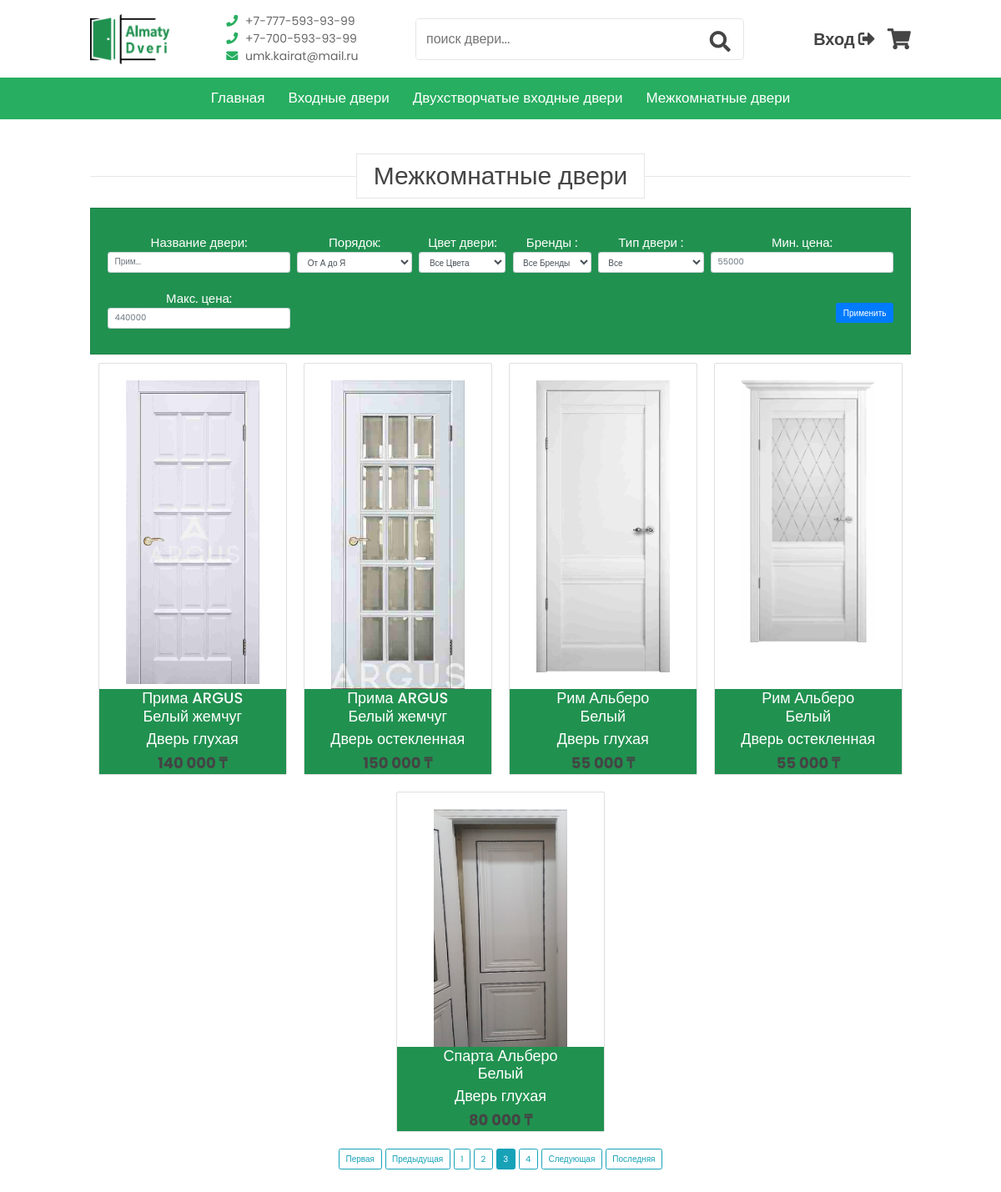
The app's page /category/Mezhkomnatnie-dveri?page=3 with its own data.
### shop/models.py (models this page shows, shortened)
class Category(models.Model):
    name = models.CharField(max_length=200, db_index=True)
    slug = models.SlugField(max_length=200, unique=True)
    class Meta:
        ordering = ('name',)
        verbose_name = 'Категория'
        verbose_name_plural = 'Категории'
    def __str__(self):
        return self.name

class Variants(models.Model):
    title = models.CharField(max_length=100, blank=True, null=True, verbose_name="Название")
    product = models.ForeignKey(Product, on_delete=models.CASCADE, verbose_name="Продукт")
    color = models.ForeignKey(Color, on_delete=models.CASCADE, blank=True, null=True, verbose_name="Цвет")
    type = models.ForeignKey(DoorType, on_delete=models.CASCADE, blank=True, null=True, verbose_name="Тип")
    image = models.ImageField(blank=True, verbose_name="Фото", upload_to="images/", null=True)
    quantity = models.IntegerField(default=1, verbose_name="Количество")
    size = models.ManyToManyField(Sizes, verbose_name="Размеры")
    price = models.FloatField(default=0, verbose_name="Цена")
    sale_price = models.FloatField(default=0, verbose_name="Цена по Скидке", null=True, blank=True)
    class Meta:
        verbose_name = 'Вариант'
        verbose_name_plural = 'Варианты'

class Product(models.Model):
    STATUS = (
        ('True', 'True'),
        ('False', 'False'),
    )
    DEFAULT_SPECIFICATION = '''
    <table class="table">
	<tbody>
		<tr>
			<td>
			<h5>Модель</h5>
			</td>
			<td>
			<h5>&nbsp;Лео</h5>
			</td>
		</tr>
		<tr>
			<td>
			<p>Высота полотен</p>
			</td>
			<td>
			<h5>2000мм</h5>
			</td>
		</tr>
		<tr>
			<td>
			<p>Ширина</p>
			</td>
			<td>
			<h5>600,700,800,900 мм</h5>
			</td>
		</tr>
	</tbody>
</table>
'''
    KEYWORDS = '''Межкомнатные двери, двери, дверь, комнантые двери'''
    category = models.ForeignKey(Category, on_delete=models.CASCADE,
                                 verbose_name="Категория")  # many to one relationship
    title = models.CharField(max_length=150, verbose_name="Название")
    image = models.ImageField(upload_to='images/', null=False, verbose_name="Главное Фото двери")
    keywords = models.CharField(max_length=255, null=True, blank=True, default=KEYWORDS, verbose_name="Ключевые слова")
    brand = models.ForeignKey(Brand, verbose_name="Бренд", on_delete=models.CASCADE, blank=True, null=True)
    country = models.ForeignKey(Country, on_delete=models.CASCADE, null=True, blank=True)
    services = models.ForeignKey(Service, on_delete=models.CASCADE, null=True, blank=True)
    description = RichTextField(blank=True, null=True, verbose_name="Описание")
    amount = models.IntegerField(default=0, verbose_name="Количесво")
    specification = RichTextField(blank=True, null=True, verbose_name="Спецификация", default=DEFAULT_SPECIFICATION)
    slug = models.SlugField(null=False, unique=True, verbose_name="Наименование Ссылки")
    status = models.CharField(max_length=10, choices=STATUS, verbose_name="Статус")
    created_at = models.DateTimeField(auto_now_add=True, )
    updated_at = models.DateTimeField(auto_now=True)
    class Meta:
        verbose_name = 'Дверь'
        verbose_name_plural = 'Двери'

class Brand(models.Model):
    name = models.CharField(max_length=100, blank=True, null=True)
    logo = models.ImageField(upload_to="images/brands/", blank=True, null=True)
    class Meta:
        verbose_name = 'Бренд'
        verbose_name_plural = 'Бренды'
    def __str__(self):
        return self.name

class Color(models.Model):
    name = models.CharField(max_length=20)
    image = models.ImageField(upload_to="images/colors/")
    class Meta:
        verbose_name = 'Цвет'
        verbose_name_plural = 'Цвета'

class DoorType(models.Model):
    type = models.CharField(max_length=50)
    class Meta:
        verbose_name = 'Тип двери'
        verbose_name_plural = 'Типы двери'
    def __str__(self):
        return self.type

### shop/views.py (the view)
# urls.py: path('category/<slug:slug>', CategoryProductsView.as_view(), name='category'),
class CategoryProductsView(ListView):
    model = Product
    template_name = 'category_products.html'
    def get_context_data(self, *args, **kwargs):
        context = super().get_context_data(**kwargs)
        search_products = Product.objects.filter(status='True')
        variants = Variants.objects.filter(product__category__slug=self.kwargs['slug']).order_by('title')
        if ('Mezhkomnatnie-dveri' == str(self.kwargs['slug'])):
            variant_filter = VariantsFilter(self.request.GET, queryset=variants)
            context['filter'] = variant_filter
            paginated_filtered_products = Paginator(variant_filter.qs, 5)
            page_number = self.request.GET.get('page')
            product_page_obj = paginated_filtered_products.get_page(page_number)
        else:
            ironvars_filter = IronVariantsFilter(self.request.GET, queryset=variants)
            context['filter'] = ironvars_filter
            paginated_filtered_products = Paginator(ironvars_filter.qs, 5)
            page_number = self.request.GET.get('page')
            product_page_obj = paginated_filtered_products.get_page(page_number)
        category_name = variants.first().product.category
        categories = Category.objects.all()
        context['products'] = search_products
        context['category_name'] = category_name
        context['product_page_obj'] = product_page_obj
        context['categories'] = categories
        return context

### shop/templatetags/custom_tags.py (called while the page is built)
@register.filter(name="get_first_word")
def get_first_word(string):
    first_word = string.split(" ")[0]
    return first_word

@register.simple_tag
def relative_url(value, field_name, urlencode=None):
    url = '?{}={}'.format(field_name, value)
    if urlencode:
        querystring = urlencode.split('&')
        filtered_querystring = filter(lambda p: p.split('=')[0] != field_name, querystring)
        encoded_querystring = '&'.join(filtered_querystring)
        url = '{}&{}'.format(url, encoded_querystring)
    return url

### shop/templates/category_products.html (shortened to what this page needs)
{% extends 'base.html' %}
{% load humanize %}
{% load static %}
{% load custom_tags %}
{% block content %}
    {% include 'header.html' %}
    <link rel="stylesheet" href="{% static 'shop/css/category_style.css' %}">
    <link rel="stylesheet" href="{% static 'shop/vendors/bootstrap/bootstrap.min.css' %}">
    <section class="arrivals" id="arrivals">
        <h1 class="heading"><span>{{ category_name }}</span></h1>
        <div class="main">
            <form method="get" class="form-inline sorting-form">
                {{ filter.form.as_p }}
                <button type="submit" class="btn btn-primary">Применить</button>
            </form>
            <div class="card_wrapper">
                {% for product in product_page_obj %}
                    <a class="card" href="{% url 'product_detail' product.product.slug %}">
                        <div class="card_img">
                            <img src="{{ product.image.url }}">
                        </div>
                        <div class="card_content">
                            <h3>{{ product.product.title }} {{ product.product.brand }} <br> {{ product.color.name }}
                            </h3>
                            <h3>{{ product.type }}</h3>
                            <div class="content_inline">
                                <span class="sale_price">{{ product.sale_price|floatformat:"0"|intcomma:' ' }}</span>
                            </div>
                        </div>
                    </a>
                {% endfor %}
            </div>
            <div>
                {% if product_page_obj.has_previous %}
                    <a class="btn btn-outline-info mb-4"
                       href="{% relative_url 1 'page' request.GET.urlencode %}">Первая</a>
                    <a class="btn btn-outline-info mb-4"
                       href="{% relative_url product_page_obj.previous_page_number 'page' request.GET.urlencode %}">Предыдущая</a>
                {% endif %}
                {% for num in product_page_obj.paginator.page_range %}
                    {% if product_page_obj.number == num %}
                        <a class="btn btn-info mb-4"
                           href="{% relative_url num 'page' request.GET.urlencode %}">{{ num }}</a>
                    {% elif num > product_page_obj.number|add:"-3" and num < product_page_obj.number|add:"3" %}
                        <a class="btn btn-outline-info mb-4"
                           href="{% relative_url num 'page' request.GET.urlencode %}">{{ num }}</a>
                    {% endif %}
                {% endfor %}
                {% if product_page_obj.has_next %}
                    <a class="btn btn-outline-info mb-4"
                       href="{% relative_url product_page_obj.next_page_number 'page' request.GET.urlencode %}">Следующая</a>
                    <a class="btn btn-outline-info mb-4"
                       href="{% relative_url product_page_obj.paginator.num_pages 'page' request.GET.urlencode %}">Последняя</a>
                {% endif %}
            </div>
        </div>
    </section>
{% endblock %}

### shop/templates/header.html (shortened to what this page needs)
{% load custom_tags %}
{% load static %}
<header class="header">
    <div class="header-1">
        <a href="{% url 'home' %}" class="logo"> <img src="{% static '/shop/image/almaty-doors_logo_green.png' %}"
                                                      alt="logo" height="60px"> </a>
        <div class="box-container">
            <div class="box">
                <a href="tel:+77775939399"> <i class="fas fa-phone"></i> +7-777-593-93-99 </a>
                <a href="tel:+77005939399"> <i class="fas fa-phone"></i> +7-700-593-93-99 </a>
                <a href="mailto:umk.kairat@mail.ru"> <i class="fas fa-envelope"></i> umk.kairat@mail.ru </a>
            </div>
        </div>
        <div class="search-form">
            <input type="text" name="search" placeholder="поиск двери..." id="search-box" list="door_list">
            <label for="search-box" class="fas fa-search" id="search-btn-icon"></label>
        </div>
        <div class="icons" style="display: flex; align-items: center">
            {% if user.is_authenticated %}
                <h1 style="font-size: 20px; font-family: 'Poppins', sans-serif; font-weight: bold; margin: 0; padding: 0;">{{ user.first_name }} {{ user.last_name|first }}.</h1>
                <a href="{% url 'liked_products' user.pk %}" class="fas fa-heart"></a>
                <a href="{% url 'logout' %}" class="fas fa-sign-out-alt" title="Выйти"></a>
            {% else %}
                <a href="{% url 'login' %}" id="login-btn" title="Вход / Регистрация"
                   style="font-family: 'Poppins', sans-serif; font-weight: bold; font-size: 2rem;">Вход <i
                        class="fas fa-sign-out-alt"></i></a>
            {% endif %}
            <a href="{% url 'my_questions' user.id %}" class="fas fa-shopping-cart"></a>
        </div>
    </div>
    <div class="header-2">
        <nav class="navbar_nb">
            <a href="{% url 'home' %}">Главная</a>
            {% for obj in categories %}
                <a href="{% url 'category' obj.slug %}">{{ obj.name }}</a>
            {% endfor %}
        </nav>
    </div>
</header>

### static/shop/css/style.css (style rules this page uses)
:root { --green_main: #27ae60; --dark-color: #219150; --black: #444; --light-color: #666; --border: .1rem solid rgba(0, 0, 0, .1); --border-hover: .1rem solid var(--black); --box-shadow: 0 .5rem 1rem rgba(0, 0, 0, .1); }
* { font-family: 'Poppins', sans-serif; margin: 0; padding: 0; box-sizing: border-box; outline: none; border: none; text-decoration: none; transition: all .2s linear; }
html { font-size: 62.5%; overflow-x: hidden; scroll-padding-top: 5rem; scroll-behavior: smooth; }
section { padding: 5rem 9%; }
.heading { text-align: center; margin-bottom: 2rem; position: relative; }
.heading::before { content: ''; position: absolute; top: 50%; left: 0; transform: translateY(-50%); width: 100%; height: .01rem; background: rgba(0, 0, 0, .1); z-index: -1; }
.heading span { font-size: 3rem; padding: .5rem 2rem; color: var(--black); background: #fff; border: var(--border); }
.btn { margin-top: 1rem; display: inline-block; padding: .9rem 3rem; border-radius: .5rem; color: #fff; background: var(--green_main); font-size: 1.7rem; cursor: pointer; font-weight: 500; }
.header .header-1 { background: #fff; padding: 1.5rem 9%; display: flex; align-items: center; justify-content: space-between; }
.header .header-1 .logo { font-size: 2.5rem; font-weight: bolder; color: var(--black); }
.header .header-1 .search-form { max-width: 50rem; width: 40%; height: 5rem; border: var(--border); overflow: hidden; background: #fff; display: flex; align-items: center; border-radius: .5rem; }
.header .header-1 .search-form input { font-size: 1.6rem; padding: 0 1.2rem; height: 100%; width: 100%; text-transform: none; color: var(--black); }
.header .header-1 .search-form label { font-size: 2.5rem; padding-right: 1.5rem; color: var(--black); cursor: pointer; }
.header .header-1 .icons div, .header .header-1 .icons a { font-size: 2.5rem; margin-left: 1.5rem; color: var(--black); cursor: pointer; }
.header .header-2 { background: var(--green_main); }
.header .header-2 .navbar_nb { text-align: center; }
.header .header-2 .navbar_nb a { color: #fff; display: inline-block; padding: 1.2rem; font-size: 1.7rem; }
.login-form-container form span, label { display: block; font-size: 1.5rem; padding-top: 1rem; }

### static/shop/css/category_style.css (style rules this page uses)
.main { margin: 0 auto; align-items: center; display: flex; justify-content: center; flex-direction: column; }
.card_wrapper { display: flex; flex-wrap: wrap; flex-direction: row; justify-content: center; flex: 1; }
.card { display: flex; flex-direction: column; justify-content: space-between; border: var(--border); margin: 10px; background-color: #eee; flex-basis: auto; max-width: 250px; min-height: 250px; flex-grow: inherit; }
.card_img { padding: 2rem 2rem 0; display: flex; justify-content: center; }
.card_img img { width: 160px; }
.card_content { padding: 0 2rem; align-items: center; background-color: var(--dark-color); color: var(--black); }
.card_content h3 { text-align: center; font-size: large; color: white; }
.card_content .content_inline { display: flex; justify-content: space-around; align-items: center; }
.card_content .sale_price { font-weight: bold; font-size: large; }
.card_content .sale_price:after { content: ' ₸'; font-weight: bold; font-size: large; }

### shop/templates/header.html (style rules this page uses)
.box-container .box a i { color: var(--green_main); padding-right: 0.5rem; }
.box-container .box a { display: block; font-size: 1.4rem; color: var(--light-color); }

### shop/templates/category_products.html (style rules this page uses)
body { font-size: 15px; }
.sorting-form { width: 100%; padding: 2rem; background-color: var(--dark-color); color: #fff; justify-content: space-between; border: var(--border); }
.main { margin-bottom: 3rem; }

### records on screen
Category: name "Входные двери"
Category: name "Двухстворчатые входные двери"
Category: name "Межкомнатные двери"
Variants: image (picture), product "Прима", product.brand "ARGUS", color.name "Белый жемчуг", type "Дверь глухая", sale_price "140 000"
Variants: image (picture), product "Прима", product.brand "ARGUS", color.name "Белый жемчуг", type "Дверь остекленная", sale_price "150 000"
Variants: image (picture), product "Рим", product.brand "Альберо", color.name "Белый", type "Дверь глухая", sale_price "55 000"
Variants: image (picture), product "Рим", product.brand "Альберо", color.name "Белый", type "Дверь остекленная", sale_price "55 000"
Variants: image (picture), product "Спарта", product.brand "Альберо", color.name "Белый", type "Дверь глухая", sale_price "80 000"

### other values on screen
{{ num }} "1" "2" "4"
{{ num }} "3"
